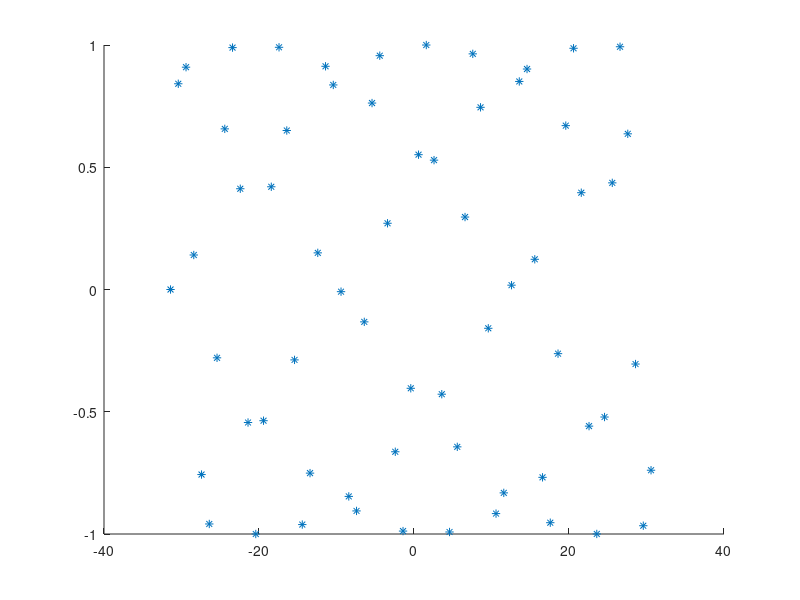

Here is the MATLAB script that generated this plot: (Note: this script raises an error after producing the figure.)
%% Movie Test.
 
%% Set up some function. 
% Sine between -2*pi and 2*pi.
x = (10*-pi:1:10*pi)'; % Note the transpose.
y = sin(x);
fid = figure;
hold on
% The final plot.
plot(x,y, '*');
 
%% Set up the movie.
writerObj = VideoWriter('out.avi'); % Name it.
writerObj.FrameRate = 60; % How many frames per second.
open(writerObj); 
 
for i=1:size(y)      
    % We just use pause but pretend you have some really complicated thing here...
    pause(0.1);
    figure(fid); % Makes sure you use your desired frame.
    plot(x(i),y(i),'or');
 
    %if mod(i,4)==0, % Uncomment to take 1 out of every 4 frames.
        frame = getframe(gcf); % 'gcf' can handle if you zoom in to take a movie.
        writeVideo(writerObj, frame);
    %end
 
end
hold off
close(writerObj); % Saves the movie.